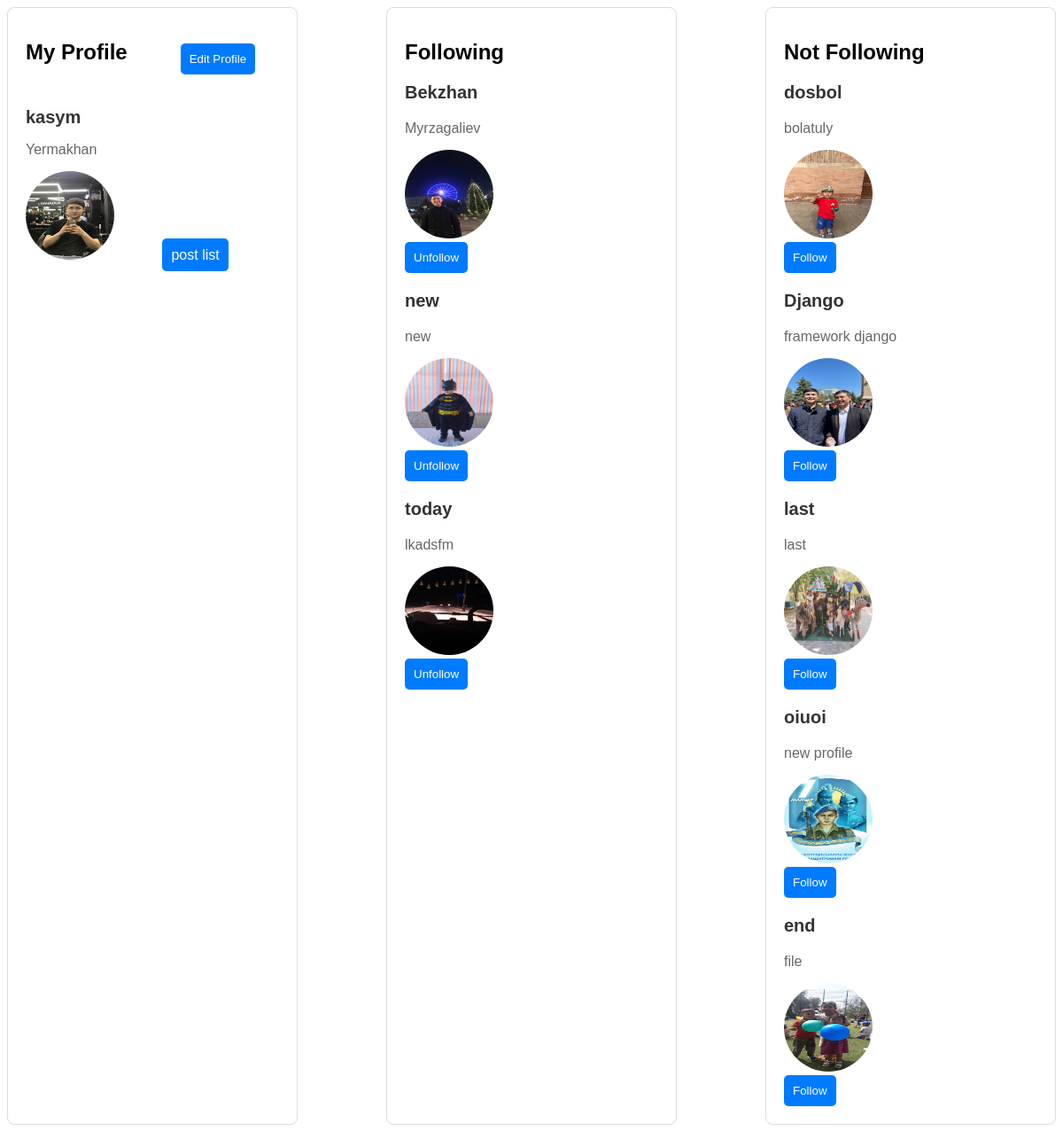
Screenshot of /user/profile/1/ with the database file from the repository.
### users/models.py (models this page shows)
class Profile(models.Model):
    User = models.OneToOneField(User, on_delete=models.CASCADE)
    Bio = models.TextField()
    ProfilePicture = models.ImageField(upload_to='profile_pictures/')

### users/views.py (the view)
# urls.py: path('profile/<int:user_id>/', user_profile, name='profile'),
def user_profile(request, user_id):
    user_p = get_object_or_404(User, id=user_id)
    try:
        profile = Profile.objects.get(User=user_p)
    except Profile.DoesNotExist:
        return redirect('create_profile', user_id=user_id)
    profiles = Profile.objects.exclude(id=profile.id)
    following = Follow.objects.filter(follower=user_p)
    profiles_follow = profiles.filter(User__in=[f.following for f in following])
    profiles_unfollow = profiles.exclude(User__in=[f.following for f in following])
    return render(request, 'profile.html', {
        'profile': profile,
        'profiles_unfollow': profiles_unfollow,
        'profiles_follow': profiles_follow
    })

### users/templates/profile.html (shortened to what this page needs)
{% load static %}
<!DOCTYPE html>
<html lang="en">
<head>
    <link rel="stylesheet" href="{% static 'profile.css' %}">
</head>
<body style="display: flex; gap: 100px; justify-content: center">
    <div class="profile">
        <div style="display: flex; gap: 40px">
            <h1 class="profile-title">My Profile</h1>
            <form class="edit-profile-form" style="margin: 20px" method="GET" action="{% url 'edit_profile' profile.id %}">
                <button class="edit-profile-button" type="submit">Edit Profile</button>
            </form>
        </div>
        <h2 class="username">{{ profile.User.username }}</h2>
        <p class="bio">{{ profile.Bio }}</p>
        <img class="profile-picture" src="{{ profile.ProfilePicture.url }}" alt="Profile Picture">
        <a style="text-decoration: none; margin-left: 50px" class="unfollow-button" href="{% url 'post_list' %}">post list</a>
    </div>
    <div class="following">
        <h1 class="following-title">Following</h1>
        {% for p in profiles_follow %}
            <div class="following-item">
                <h3 class="following-username">{{ p.User.username }}</h3>
                <p class="following-bio">{{ p.Bio }}</p>
                <img class="following-picture" src="{{ p.ProfilePicture.url }}" alt="Profile">
                <form method="post" action="{% url 'unfollow_user' profile.User.id p.User.pk %}">
                    <button class="unfollow-button" type="submit">Unfollow</button>
                </form>
            </div>
        {% endfor %}
    </div>
    <div class="not-following">
        <h1 class="not-following-title">Not Following</h1>
        {% for p in profiles_unfollow %}
            <div class="not-following-item">
                <h3 class="not-following-username">{{ p.User.username }}</h3>
                <p class="not-following-bio">{{ p.Bio }}</p>
                <img class="not-following-picture" src="{{ p.ProfilePicture.url }}" alt="Profile Picture">
                <form method="post" action="{% url 'follow_user' profile.User.id p.User.pk %}">
                    <button class="follow-button" type="submit">Follow</button>
                </form>
            </div>
        {% endfor %}
    </div>
</body>
</html>

### staticfiles/static/profile.css (style rules this page uses)
body { display: flex; gap: 100px; font-family: Arial, sans-serif; }
.profile, .following, .not-following { border: 1px solid #ddd; padding: 20px; border-radius: 8px; width: 300px; }
.profile-title, .following-title, .not-following-title { font-size: 24px; margin-bottom: 10px; }
.username, .following-username, .not-following-username { font-size: 20px; color: #333; }
.bio, .following-bio, .not-following-bio { font-size: 16px; color: #666; margin: 5px 0 15px; }
.profile-picture, .following-picture, .not-following-picture { width: 100px; height: 100px; border-radius: 50%; }
.unfollow-button, .follow-button, .edit-profile-button, .update-button { background-color: #007BFF; color: white; border: none; border-radius: 5px; padding: 10px; cursor: pointer; transition: background-color 0.3s; }

### rows the page displays
Profile: User.username "kasym", Bio "Yermakhan", ProfilePicture (picture)
Profile: User.username "Bekzhan", Bio "Myrzagaliev", ProfilePicture (picture)
Profile: User.username "new", Bio "new", ProfilePicture (picture)
Profile: User.username "today", Bio "lkadsfm", ProfilePicture (picture)
Profile: User.username "dosbol", Bio "bolatuly", ProfilePicture (picture)
Profile: User.username "Django", Bio "framework django", ProfilePicture (picture)
Profile: User.username "last", Bio "last", ProfilePicture (picture)
Profile: User.username "oiuoi", Bio "new profile", ProfilePicture (picture)
Profile: User.username "end", Bio "file", ProfilePicture (picture)
